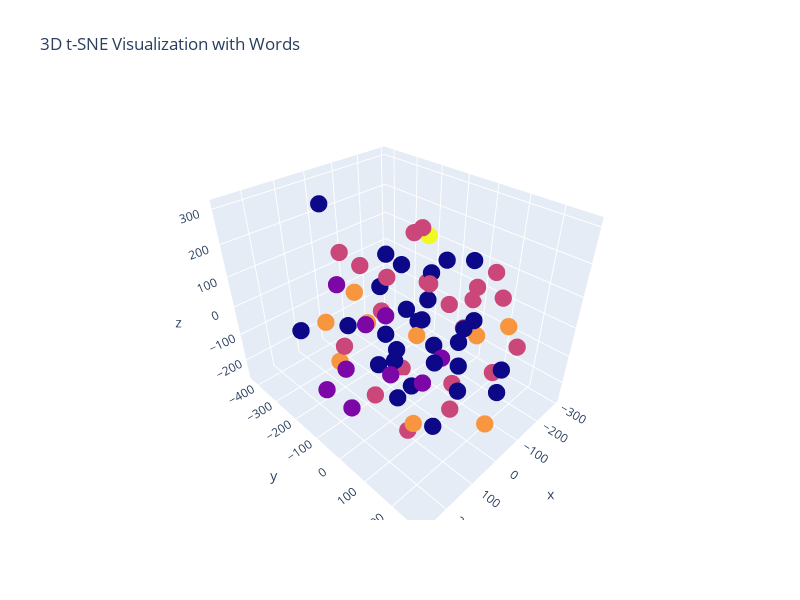

Notebook cell for this chart:
### Code cell
import plotly.graph_objects as go

text = []
print(valid_phrases3) ###
for phrase, label in zip(valid_phrases3, labels): ###
    text.append('words: ' + phrase + ' label: ' + str(label))

fig = go.Figure(data=[
    go.Scatter3d(
        x=low_dim_data[:, 0],
        y=low_dim_data[:, 1],
        z=low_dim_data[:, 2],
        mode='markers',
        marker=dict(size=6, color=labels),
        text=text,  # Set labels for each point
        hoverinfo='text'  # When hovering over a point, only display text content
    )
])

fig.update_layout(title="3D t-SNE Visualization with Words", width=800, height=600)
fig.show()

### Figure 1 — Plotly figure (JSON) as saved in the notebook; plotly's stock layout.template omitted (floating-point values rounded to 4 significant figures)
{"data": [{"hoverinfo": "text", "marker": {"color": [0, 1, 0, 2, 0, 0, 2, 2, 2, 1, 1, 0, 0, 0, 0, 2, 0, 0, 3, 0, 2, 3, 2, 0, 0, 3, 4, 0, 1, 2, 0, 2, 0, 3, 2, 2, 3, 2, 0, 3, 3, 1, 0, 0, 1, 3, 0, 0, 2, 1, 2, 0, 3, 0, 0, 2, 1, 0, 0, 2, 0, 1, 2, 0, 2, 0, 2, 2, 2, 2], "size": 6}, "mode": "markers", "text": ["words: importance label: 0", "words: groovy label: 1", "words: discreet label: 0", "words: unnerving label: 2", "words: happy label: 0", "words: safe label: 0", "words: intense label: 2", "words: unangry label: 2", "words: alive label: 2", "words: sparkly label: 1", "words: cuddly label: 1", "words: aware label: 0", "words: friendly label: 0", "words: nonslippery label: 0", "words: very label: 0", "words: flattery label: 2", "words: comfortable label: 0", "words: posh label: 0", "words: sharpness label: 3", "words: easily label: 0", "words: unstressful label: 2", "words: pleasantness label: 3", "words: milder label: 2", "words: satisfied label: 0", "words: grand label: 0", "words: pleasant label: 3", "words: be_well label: 4", "words: glad label: 0", "words: cute label: 1", "words: pushy label: 2", "words: okay label: 0", "words: unannoyed label: 2", "words: easy label: 0", "words: pleasing label: 3", "words: astounded label: 2", "words: vigilant label: 2", "words: coolness label: 3", "words: undistressing label: 2", "words: really label: 0", "words: gentle label: 3", "words: hotness label: 3", "words: euphoric label: 1", "words: complexity label: 0", "words: kind label: 0", "words: wispy label: 1", "words: warmth label: 3", "words: important label: 0", "words: affirmative label: 0", "words: undisruptive label: 2", "words: playful label: 1", "words: excitable label: 2", "words: good label: 0", "words: soothing label: 3", "words: recommend label: 0", "words: positive label: 0", "words: hedonistic label: 2", "words: peppy label: 1", "words: wonder label: 0", "words: nice label: 0", "words: attentive label: 2", "words: success label: 0", "words: melodic label: 1", "words: empathetic label: 2", "words: better label: 0", "words: unanxious label: 2", "words: interesting label: 0", "words: benign label: 2", "words: gripping label: 2", "words: pronounced label: 2", "words: haphazard label: 2"], "type": "scatter3d", "x": [-142.7, 28.68, 5.18, -89.8, -80.35, -172.1, -63.42, 46.77, -114.5, 224.0, 265.2, -10.22, 269.7, -103.4, 61.48, -196.8, 127.0, -114.7, -10.32, 29.32, 181.2, 19.63, -207.9, -221.2, -108.8, 205.6, -222.2, 9.801, 260.4, -122.4, -48.86, -244.9, -131.7, -181.2, -152.5, -72.23, 54.02, -17.45, -23.91, -123.4, 3.821, 237.3, -43.99, 133.6, 17.03, 140.3, 103.5, -271.6, 52.08, 177.3, 146.4, -1.426, 137.6, 48.78, -14.1, -19.7, 197.4, -73.39, 115.8, -1.404, 86.7, 141.9, 104.1, -76.6, 108.5, 103.9, -167.9, 74.69, -295.5, -101.7], "y": [186.3, 54.32, 276.0, 88.85, 26.36, -151.7, 211.8, -250.0, 153.5, 133.9, 39.72, -23.73, -133.9, -224.1, 198.1, 196.7, 46.54, -266.2, -7.132, -257.3, -81.64, -228.9, -150.5, -21.18, -28.12, 187.3, -161.8, -46.36, 22.77, 40.44, -173.1, 102.6, -68.37, 71.01, 76.74, -124.6, -136.2, 119.3, -422.7, 203.5, 251.5, -99.37, -1.243, 63.68, 106.3, -212.2, -39.93, -25.77, 86.57, 1.969, -45.12, -76.91, -166.5, 63.32, 172.3, -132.5, 92.94, 94.53, 171.2, 11.75, 218.8, -145.8, 73.07, -111.7, -52.13, 156.0, -26.46, -54.19, -34.34, -109.6], "z": [-199.0, -135.4, 38.44, 9.215, 195.3, -137.5, -54.75, 159.4, 198.8, 73.28, -68.59, -225.7, 74.32, 105.4, -44.04, -56.63, 1.135, -31.46, -25.67, -104.1, 4.389, 26.62, -4.756, -178.1, -129.1, -54.5, 145.8, 189.5, 42.41, -247.8, -134.2, 38.0, 95.97, -78.17, 104.1, -258.1, -16.61, -223.1, 226.6, 56.91, -163.8, -123.0, 78.94, -111.0, -21.35, -9.37, -80.77, 96.11, 210.8, 115.7, 243.7, -111.4, -125.6, 94.96, 116.5, 101.9, 198.3, -112.5, -147.6, 307.4, 171.6, 144.5, -250.3, -23.26, -199.3, 46.93, -9.01, 75.35, -56.94, 216.4]}], "layout": {"height": 600, "title": {"text": "3D t-SNE Visualization with Words"}, "width": 800}}
